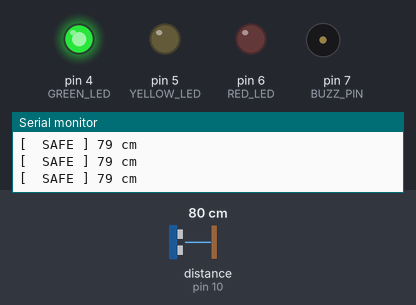
This sketch was run on a simulated Arduino Uno, built with avr-gcc and run on an emulated ATmega328P. Shown: output pins drawn as LEDs (lit = HIGH), buzzer (waves = sounding, pin HIGH), the last lines printed to the serial monitor. Wiring (inferred from the names in the program): ultrasonic range finder: trigger pin 9; echo pin 10. The inputs (shaded band) are chosen by the test bench; at power-on: distance to the obstacle (sensor on pin 10) 80 cm. The echo pulse lasts 58.3 µs per cm; pins used as bus, display or sensor lines are not drawn.

Above: at 1.5 s.
1.6 s: distance to the obstacle (sensor on pin 10) set to 45 cm
3.1 s: distance to the obstacle (sensor on pin 10) set to 37 cm
At 3.41 s:
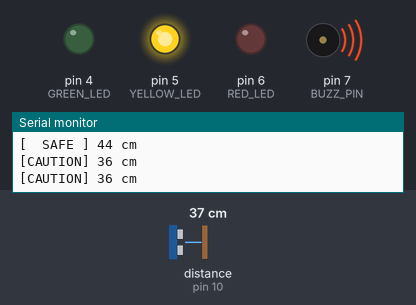
6.1 s: distance to the obstacle (sensor on pin 10) set to 22 cm
9.1 s: distance to the obstacle (sensor on pin 10) set to 18 cm
At 9.4 s:
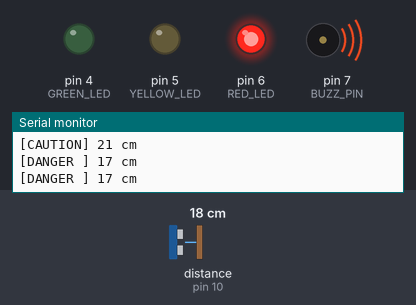
12.1 s: distance to the obstacle (sensor on pin 10) set to 35 cm
At 12.27 s:
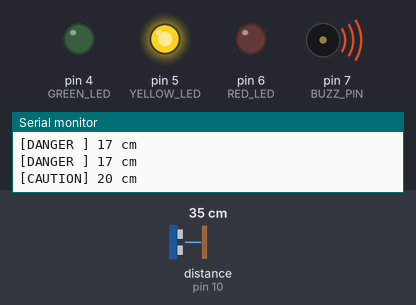
15.1 s: distance to the obstacle (sensor on pin 10) set to 2 cm
At 15.48 s:
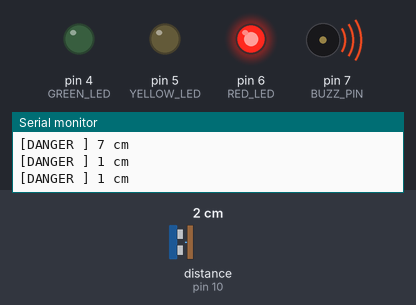
Timing chart, 0 to 19.1 s (numbered marks = the images above; inputs shaded):
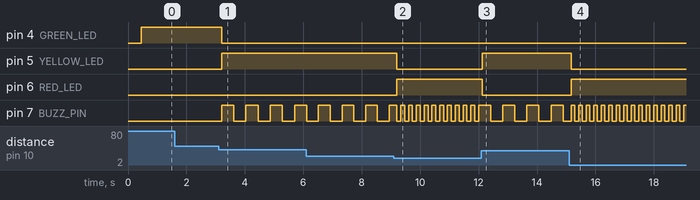

The sketch:

program.ino
```cpp
/*
 * ============================================================
 * Experiment 05 — HC-SR04 Ultrasonic Distance Sensor
 * FILE: program.ino  (Complete working implementation)
 * ============================================================
 * Circuit:
 *   TRIG     → Pin 9
 *   ECHO     → Pin 10
 *   Green LED → Pin 4 (safe)
 *   Yellow LED→ Pin 5 (caution)
 *   Red LED  → Pin 6 (danger)
 *   Buzzer   → Pin 7
 * ============================================================
 */

// ── Pin Constants ─────────────────────────────────────────
const int TRIG_PIN   = 9;
const int ECHO_PIN   = 10;
const int GREEN_LED  = 4;
const int YELLOW_LED = 5;
const int RED_LED    = 6;
const int BUZZ_PIN   = 7;

// ── Zone Thresholds (cm) ───────────────────────────────────
const int DANGER_CM  = 20;
const int CAUTION_CM = 40;

// ── State tracking for non-blocking buzzer ─────────────────
unsigned long lastBuzzToggle = 0;
bool          buzzState      = false;
int           buzzInterval   = 0; // ms between beeps (0 = off)

// ── Get raw distance ──────────────────────────────────────
long getRawDistance() {
  digitalWrite(TRIG_PIN, LOW);
  delayMicroseconds(2);
  digitalWrite(TRIG_PIN, HIGH);
  delayMicroseconds(10);
  digitalWrite(TRIG_PIN, LOW);

  long duration = pulseIn(ECHO_PIN, HIGH, 25000); // 25ms timeout
  if (duration == 0) return -1; // Timeout — out of range
  return (duration * 0.0343) / 2;
}

// ── Smoothed distance (average of 5) ──────────────────────
long getDistance() {
  long sum   = 0;
  int  valid = 0;
  for (int i = 0; i < 5; i++) {
    long d = getRawDistance();
    if (d > 0 && d <= 400) {
      sum += d;
      valid++;
    }
    delay(15);
  }
  return (valid > 0) ? (sum / valid) : -1;
}

// ── All LEDs off ──────────────────────────────────────────
void allLedsOff() {
  digitalWrite(GREEN_LED,  LOW);
  digitalWrite(YELLOW_LED, LOW);
  digitalWrite(RED_LED,    LOW);
}

// ── Update zone alerts ────────────────────────────────────
void updateAlerts(long dist) {
  allLedsOff();

  if (dist < DANGER_CM) {
    digitalWrite(RED_LED, HIGH);
    buzzInterval = 100; // Fast beep
    Serial.print(F("[DANGER ] "));
  } else if (dist < CAUTION_CM) {
    digitalWrite(YELLOW_LED, HIGH);
    buzzInterval = 400; // Slow beep
    Serial.print(F("[CAUTION] "));
  } else {
    digitalWrite(GREEN_LED, HIGH);
    buzzInterval = 0;
    digitalWrite(BUZZ_PIN, LOW);
    Serial.print(F("[  SAFE ] "));
  }

  Serial.print(dist);
  Serial.println(F(" cm"));
}

// ── Non-blocking buzzer update ────────────────────────────
void updateBuzzer() {
  if (buzzInterval == 0) return;
  unsigned long now = millis();
  if (now - lastBuzzToggle >= (unsigned long)buzzInterval) {
    lastBuzzToggle = now;
    buzzState = !buzzState;
    digitalWrite(BUZZ_PIN, buzzState ? HIGH : LOW);
  }
}

// ── setup ─────────────────────────────────────────────────
void setup() {
  Serial.begin(9600);
  pinMode(TRIG_PIN,   OUTPUT);
  pinMode(ECHO_PIN,   INPUT);
  pinMode(GREEN_LED,  OUTPUT);
  pinMode(YELLOW_LED, OUTPUT);
  pinMode(RED_LED,    OUTPUT);
  pinMode(BUZZ_PIN,   OUTPUT);

  allLedsOff();
  digitalWrite(BUZZ_PIN, LOW);

  delay(200);
  Serial.println(F("=== HC-SR04 Ultrasonic Distance Sensor ==="));
  Serial.println(F("Danger  : < 20 cm  | Red LED + Fast Beep"));
  Serial.println(F("Caution : 20-40 cm | Yellow LED + Slow Beep"));
  Serial.println(F("Safe    : > 40 cm  | Green LED | Silent"));
  Serial.println(F("Readings averaged over 5 samples."));
  Serial.println();
}

// ── loop ──────────────────────────────────────────────────
void loop() {
  long dist = getDistance();

  if (dist < 0) {
    Serial.println(F("[------] Out of range or no echo"));
    allLedsOff();
    buzzInterval = 0;
  } else {
    updateAlerts(dist);
  }

  updateBuzzer();
  delay(50);
}
```

guide.ino
```cpp
/*
 * ============================================================
 * Experiment 05 — Ultrasonic Sensor Handling with Arduino
 * FILE: guide.ino  (Step-by-step commented guide — NO real logic)
 * ============================================================
 */


// ─────────────────────────────────────────────────────────────
// STEP 1: Define Sensor and Alert Pins
// ─────────────────────────────────────────────────────────────
// You need four types of pins:
//   1. TRIG_PIN — sends the ultrasonic trigger pulse (OUTPUT)
//   2. ECHO_PIN — receives the echo back (INPUT)
//   3. LED pins — 3 LEDs for zone indication
//   4. BUZZ_PIN — buzzer for audio alert
//
// YOUR TASK:
//   const int TRIG_PIN   = 9;
//   const int ECHO_PIN   = 10;
//   const int GREEN_LED  = 4;   // Safe zone
//   const int YELLOW_LED = 5;   // Caution zone
//   const int RED_LED    = 6;   // Danger zone
//   const int BUZZ_PIN   = 7;
//
// Also define zone thresholds:
//   const int DANGER_CM  = 20;  // below this = DANGER
//   const int CAUTION_CM = 40;  // below this = CAUTION


// ─────────────────────────────────────────────────────────────
// STEP 2: Understanding pulseIn()
// ─────────────────────────────────────────────────────────────
// pulseIn(pin, HIGH) does three things:
//   a) Waits for the pin to go HIGH
//   b) Starts a microsecond timer
//   c) Waits for pin to go LOW again, then returns elapsed time
//
// It returns: duration in MICROSECONDS (µs)
//
// THINK ABOUT:
//   If the object is 17 cm away, what is the echo duration?
//   Use: time = (2 × distance) / speed_of_sound
//        = (2 × 17) / 0.0343 = 991 µs
//
// YOUR TASK: Trace through this with 30 cm and 5 cm manually.


// ─────────────────────────────────────────────────────────────
// STEP 3: Create getDistance() Function
// ─────────────────────────────────────────────────────────────
// This is the CORE of the experiment.
//
// long getDistance() {
//
//   Step A: Clear the TRIG pin first
//   → digitalWrite(TRIG_PIN, LOW);
//   → delayMicroseconds(2);   ← wait 2 µs (not ms!)
//
//   Step B: Send a 10-microsecond HIGH pulse on TRIG
//   → digitalWrite(TRIG_PIN, HIGH);
//   → delayMicroseconds(10);
//   → digitalWrite(TRIG_PIN, LOW);
//
//   Why exactly 10µs? The HC-SR04 datasheet requires a minimum
//   10µs trigger pulse to start the ultrasonic burst.
//
//   Step C: Measure echo duration
//   → long duration = pulseIn(ECHO_PIN, HIGH);
//   → This waits for echo and measures how long it stays HIGH
//
//   Step D: Convert to centimetres
//   → long distance = (duration * 0.0343) / 2;
//   → Return distance;
//
// }


// ─────────────────────────────────────────────────────────────
// STEP 4: setup() Function
// ─────────────────────────────────────────────────────────────
// void setup() {
//
//   Task A: Set pin modes
//   → TRIG_PIN: OUTPUT  (we send the pulse)
//   → ECHO_PIN: INPUT   (we receive the echo)
//   → GREEN_LED, YELLOW_LED, RED_LED: OUTPUT
//   → BUZZ_PIN: OUTPUT
//
//   Task B: Serial.begin(9600)
//
//   Task C: Turn all LEDs OFF initially
//   → digitalWrite(GREEN_LED, LOW);
//   → [same for yellow and red]
//
//   Task D: Print header
//   → "=== HC-SR04 Ultrasonic Distance Sensor ==="
//   → "Danger zone : < 20 cm"
//   → "Caution zone: 20-40 cm"
//   → "Safe zone   : > 40 cm"
//
// }


// ─────────────────────────────────────────────────────────────
// STEP 5: Create updateAlerts() Function
// ─────────────────────────────────────────────────────────────
// void updateAlerts(long dist) {
//
//   First, turn ALL alerts off:
//   → digitalWrite(GREEN_LED, LOW);
//   → digitalWrite(YELLOW_LED, LOW);
//   → digitalWrite(RED_LED, LOW);
//   → digitalWrite(BUZZ_PIN, LOW);
//
//   Then check zone and activate appropriate alert:
//
//   if (dist < DANGER_CM) {
//     → RED LED ON
//     → Buzzer ON (rapid beep with tone() or digitalWrite pattern)
//     → Print "⚠ DANGER: X cm"
//   }
//   else if (dist < CAUTION_CM) {
//     → YELLOW LED ON
//     → Buzzer slow beep
//     → Print "! CAUTION: X cm"
//   }
//   else {
//     → GREEN LED ON
//     → Buzzer OFF
//     → Print "✓ SAFE: X cm"
//   }
//
// }


// ─────────────────────────────────────────────────────────────
// STEP 6: loop() Function
// ─────────────────────────────────────────────────────────────
// void loop() {
//
//   Task A: Get reading
//   → long dist = getDistance();
//
//   Task B: Validate reading
//   → if (dist <= 0 || dist > 400) { print "Out of range"; return; }
//
//   Task C: Update alerts
//   → updateAlerts(dist);
//
//   Task D: Delay for stability
//   → delay(100);  ← 10 readings per second
//
// }


// ─────────────────────────────────────────────────────────────
// STEP 7: Smooth Readings with Averaging
// ─────────────────────────────────────────────────────────────
// Single readings can be noisy. Use an AVERAGE of 5 readings:
//
// long getSmoothedDistance() {
//   long sum = 0;
//   for (int i = 0; i < 5; i++) {
//     sum += getDistance();
//     delay(20);
//   }
//   return sum / 5;
// }
//
// YOUR CHALLENGE: Replace getDistance() with getSmoothedDistance()
// → Does the reading become more stable?


// ─────────────────────────────────────────────────────────────
// CHALLENGE: Serial Plotter Visualisation
// ─────────────────────────────────────────────────────────────
// The Serial Plotter can graph your distance in real-time!
//
// In loop(), instead of printing text, just print the number:
//   Serial.println(dist);
//
// Open Tools → Serial Plotter — watch live distance graph!
// Move your hand back and forth in front of sensor.
// What wave pattern do you see?
```

Measured:
- the behaviour switches between 41 and 40 cm on distance to the obstacle (sensor on pin 10) (found by bisection; images 0 and 1)
- the behaviour switches between 21 and 20 cm on distance to the obstacle (sensor on pin 10) (found by bisection; images 1 and 2)
- after the input at 3.1 s, pin 4 (GREEN_LED): HIGH → LOW after 0.10 s; pin 5 (YELLOW_LED): LOW → HIGH after 0.10 s; pin 7 (BUZZ_PIN): alternates HIGH for 0.42 s and LOW for 0.42 s, starting after 0.11 s
- after the input at 9.1 s, pin 5 (YELLOW_LED): HIGH → LOW after 0.10 s; pin 6 (RED_LED): LOW → HIGH after 0.10 s; pin 7 (BUZZ_PIN): alternates HIGH for 0.13 s and LOW for 0.13 s, starting after 0.10 s
- after the input at 12.1 s, pin 5 (YELLOW_LED): LOW → HIGH at once; pin 6 (RED_LED): HIGH → LOW at once; pin 7 (BUZZ_PIN): alternates HIGH for 0.41 s and LOW for 0.41 s, starting after 0.31 s
- after the input at 15.1 s, pin 5 (YELLOW_LED): HIGH → LOW after 0.06 s; pin 6 (RED_LED): LOW → HIGH after 0.06 s; pin 7 (BUZZ_PIN): alternates HIGH for 0.13 s and LOW for 0.13 s, starting after 0.06 s
